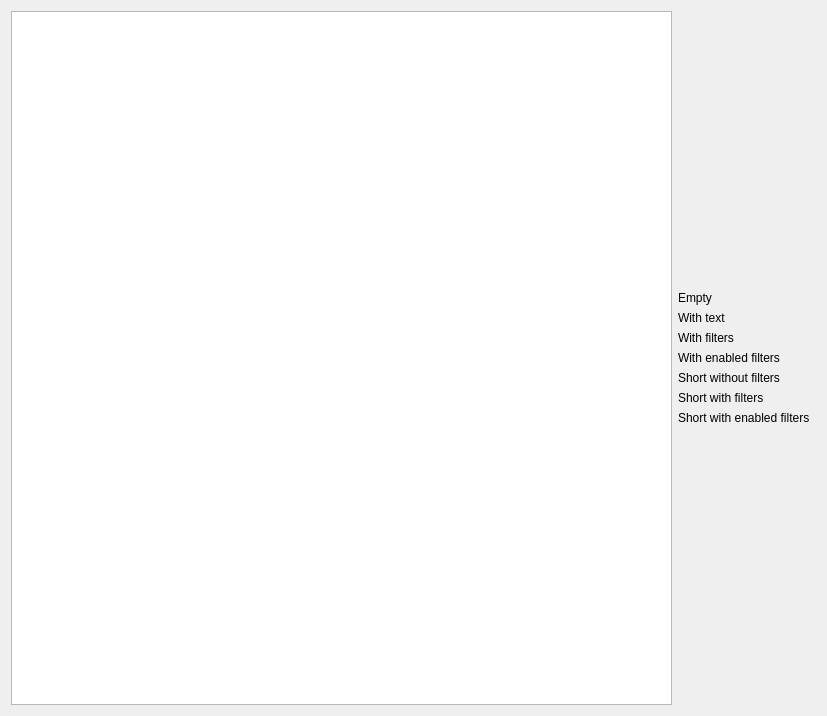
<?xml version="1.0" encoding="UTF-8"?>
<ui version="4.0">
 <class>FilteredSearchWidgetPage</class>
 <widget class="QWidget" name="FilteredSearchWidgetPage">
  <property name="geometry">
   <rect>
    <x>0</x>
    <y>0</y>
    <width>827</width>
    <height>716</height>
   </rect>
  </property>
  <property name="sizePolicy">
   <sizepolicy hsizetype="Expanding" vsizetype="Expanding">
    <horstretch>0</horstretch>
    <verstretch>0</verstretch>
   </sizepolicy>
  </property>
  <layout class="QHBoxLayout" name="horizontalLayout">
   <item>
    <widget class="QTextEdit" name="exampleText">
     <property name="undoRedoEnabled">
      <bool>false</bool>
     </property>
     <property name="readOnly">
      <bool>true</bool>
     </property>
    </widget>
   </item>
   <item>
    <layout class="QVBoxLayout" name="verticalLayout">
     <item>
      <spacer name="verticalSpacer">
       <property name="orientation">
        <enum>Qt::Vertical</enum>
       </property>
       <property name="sizeHint" stdset="0">
        <size>
         <width>20</width>
         <height>40</height>
        </size>
       </property>
      </spacer>
     </item>
     <item>
      <layout class="QFormLayout" name="formLayout">
       <item row="0" column="0">
        <widget class="QLabel" name="emptyLabel">
         <property name="text">
          <string>Empty</string>
         </property>
        </widget>
       </item>
       <item row="0" column="1">
        <widget class="AzQtComponents::FilteredSearchWidget" name="emptyFilteredSearchWidget" native="true">
         <property name="placeholderText" stdset="0">
          <string>Use a keyword or regular expressions</string>
         </property>
        </widget>
       </item>
       <item row="1" column="0">
        <widget class="QLabel" name="withTextLabel">
         <property name="text">
          <string>With text</string>
         </property>
        </widget>
       </item>
       <item row="1" column="1">
        <widget class="AzQtComponents::FilteredSearchWidget" name="filteredSearchWidgetWithText" native="true">
         <property name="placeholderText" stdset="0">
          <string>Use a keyword or regular expressions</string>
         </property>
         <property name="textFilter" stdset="0">
          <string>Lemon</string>
         </property>
        </widget>
       </item>
       <item row="2" column="0">
        <widget class="QLabel" name="withFiltersLabel">
         <property name="text">
          <string>With filters</string>
         </property>
        </widget>
       </item>
       <item row="2" column="1">
        <widget class="AzQtComponents::FilteredSearchWidget" name="filteredSearchWidget" native="true">
         <property name="placeholderText" stdset="0">
          <string>Use a keyword or regular expressions</string>
         </property>
        </widget>
       </item>
       <item row="3" column="0">
        <widget class="QLabel" name="withEnabledFiltersLabel">
         <property name="text">
          <string>With enabled filters</string>
         </property>
        </widget>
       </item>
       <item row="3" column="1">
        <widget class="AzQtComponents::FilteredSearchWidget" name="enabledFilteredSearchWidget" native="true">
         <property name="placeholderText" stdset="0">
          <string>Use a keyword or regular expressions</string>
         </property>
        </widget>
       </item>
       <item row="4" column="0">
        <widget class="QLabel" name="shortLabel">
         <property name="text">
          <string>Short without filters</string>
         </property>
        </widget>
       </item>
       <item row="4" column="1">
        <widget class="AzQtComponents::FilteredSearchWidget" name="shortUnfilteredSearchWidget" native="true">
         <property name="placeholderText" stdset="0">
          <string>Use a keyword or regular expressions</string>
         </property>
        </widget>
       </item>
       <item row="5" column="0">
        <widget class="QLabel" name="shortWithFiltersLabel">
         <property name="text">
          <string>Short with filters</string>
         </property>
        </widget>
       </item>
       <item row="5" column="1">
        <widget class="AzQtComponents::FilteredSearchWidget" name="shortFilteredSearchWidget" native="true">
         <property name="placeholderText" stdset="0">
          <string>Use a keyword or regular expressions</string>
         </property>
        </widget>
       </item>
       <item row="6" column="0">
        <widget class="QLabel" name="shortWithEnabledFiltersLabel">
         <property name="text">
          <string>Short with enabled filters</string>
         </property>
        </widget>
       </item>
       <item row="6" column="1">
        <widget class="AzQtComponents::FilteredSearchWidget" name="shortEnabledFilteredSearchWidget" native="true">
         <property name="placeholderText" stdset="0">
          <string>Use a keyword or regular expressions</string>
         </property>
        </widget>
       </item>
      </layout>
     </item>
     <item>
      <spacer name="verticalSpacer_2">
       <property name="orientation">
        <enum>Qt::Vertical</enum>
       </property>
       <property name="sizeHint" stdset="0">
        <size>
         <width>20</width>
         <height>40</height>
        </size>
       </property>
      </spacer>
     </item>
    </layout>
   </item>
  </layout>
 </widget>
 <customwidgets>
  <customwidget>
   <class>AzQtComponents::FilteredSearchWidget</class>
   <extends>QWidget</extends>
   <header>AzQtComponents/Components/FilteredSearchWidget.h</header>
   <container>1</container>
  </customwidget>
 </customwidgets>
 <resources/>
 <connections/>
</ui>
